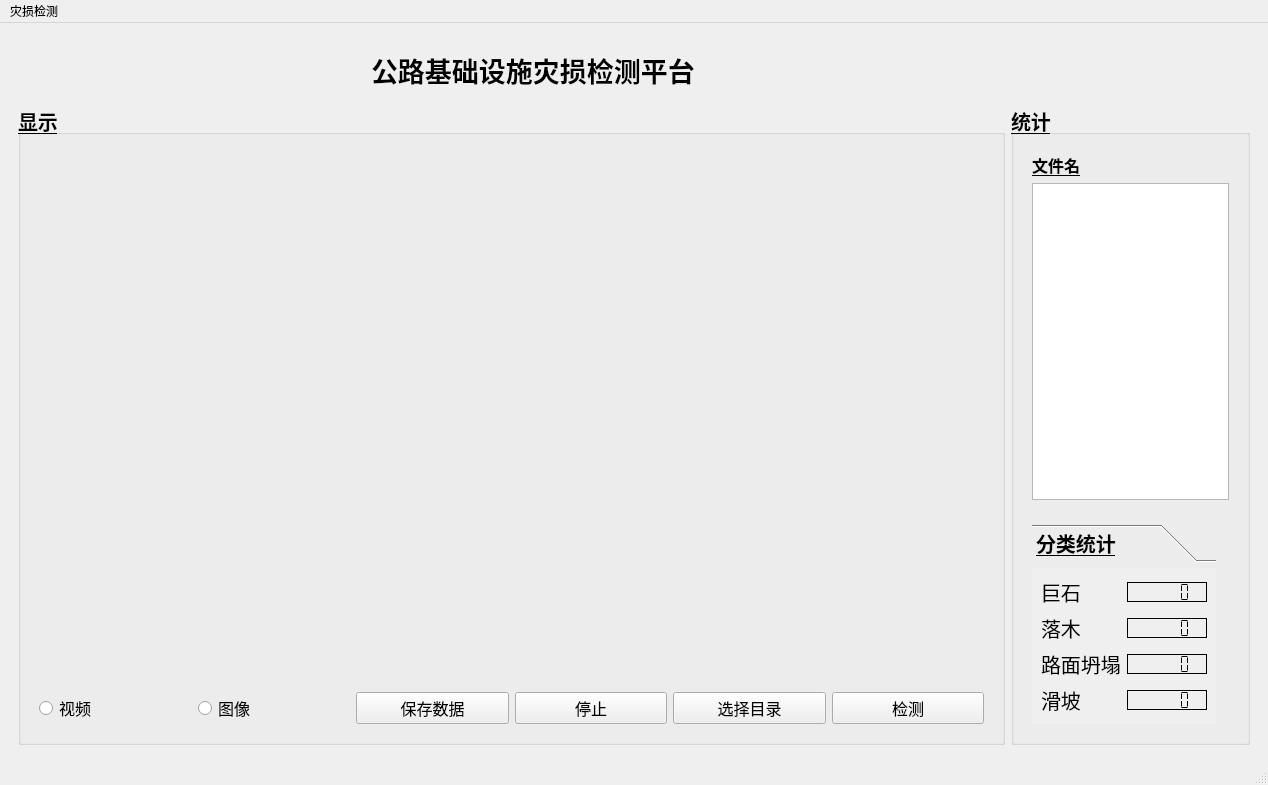
<?xml version="1.0" encoding="UTF-8"?>
<ui version="4.0">
 <class>MainWindow</class>
 <widget class="QMainWindow" name="MainWindow">
  <property name="geometry">
   <rect>
    <x>0</x>
    <y>0</y>
    <width>1268</width>
    <height>785</height>
   </rect>
  </property>
  <property name="sizePolicy">
   <sizepolicy hsizetype="Maximum" vsizetype="Preferred">
    <horstretch>0</horstretch>
    <verstretch>0</verstretch>
   </sizepolicy>
  </property>
  <property name="font">
   <font>
    <underline>false</underline>
   </font>
  </property>
  <property name="windowTitle">
   <string/>
  </property>
  <widget class="QWidget" name="centralwidget">
   <layout class="QGridLayout" name="gridLayout">
    <item row="0" column="1" rowspan="3" colspan="2">
     <widget class="QWidget" name="horizontalWidget" native="true">
      <property name="sizePolicy">
       <sizepolicy hsizetype="Expanding" vsizetype="Expanding">
        <horstretch>0</horstretch>
        <verstretch>0</verstretch>
       </sizepolicy>
      </property>
      <layout class="QGridLayout" name="gridLayout_3">
       <item row="0" column="0">
        <widget class="QFrame" name="horizontalFrame">
         <layout class="QHBoxLayout" name="horizontalLayout_2">
          <item>
           <spacer name="horizontalSpacer">
            <property name="orientation">
             <enum>Qt::Orientation::Horizontal</enum>
            </property>
            <property name="sizeHint" stdset="0">
             <size>
              <width>50</width>
              <height>20</height>
             </size>
            </property>
           </spacer>
          </item>
          <item>
           <widget class="QLabel" name="label_2">
            <property name="sizePolicy">
             <sizepolicy hsizetype="Maximum" vsizetype="Preferred">
              <horstretch>0</horstretch>
              <verstretch>0</verstretch>
             </sizepolicy>
            </property>
            <property name="maximumSize">
             <size>
              <width>60</width>
              <height>60</height>
             </size>
            </property>
            <property name="text">
             <string/>
            </property>
            <property name="textFormat">
             <enum>Qt::TextFormat::AutoText</enum>
            </property>
            <property name="pixmap">
             <pixmap>images.jpeg</pixmap>
            </property>
            <property name="scaledContents">
             <bool>true</bool>
            </property>
           </widget>
          </item>
          <item>
           <widget class="QLabel" name="label_6">
            <property name="sizePolicy">
             <sizepolicy hsizetype="Maximum" vsizetype="Preferred">
              <horstretch>0</horstretch>
              <verstretch>0</verstretch>
             </sizepolicy>
            </property>
            <property name="font">
             <font>
              <pointsize>20</pointsize>
              <bold>true</bold>
              <underline>false</underline>
             </font>
            </property>
            <property name="text">
             <string>    公路基础设施灾损检测平台</string>
            </property>
           </widget>
          </item>
          <item>
           <spacer name="horizontalSpacer_2">
            <property name="orientation">
             <enum>Qt::Orientation::Horizontal</enum>
            </property>
            <property name="sizeHint" stdset="0">
             <size>
              <width>40</width>
              <height>20</height>
             </size>
            </property>
           </spacer>
          </item>
         </layout>
        </widget>
       </item>
       <item row="1" column="0">
        <widget class="QGroupBox" name="groupBox_3">
         <property name="sizePolicy">
          <sizepolicy hsizetype="MinimumExpanding" vsizetype="Preferred">
           <horstretch>0</horstretch>
           <verstretch>0</verstretch>
          </sizepolicy>
         </property>
         <property name="font">
          <font>
           <pointsize>15</pointsize>
           <italic>false</italic>
           <bold>true</bold>
           <underline>true</underline>
           <kerning>true</kerning>
           <hintingpreference>PreferDefaultHinting</hintingpreference>
          </font>
         </property>
         <property name="focusPolicy">
          <enum>Qt::FocusPolicy::NoFocus</enum>
         </property>
         <property name="autoFillBackground">
          <bool>false</bool>
         </property>
         <property name="title">
          <string>显示</string>
         </property>
         <property name="alignment">
          <set>Qt::AlignmentFlag::AlignLeading|Qt::AlignmentFlag::AlignLeft|Qt::AlignmentFlag::AlignTop</set>
         </property>
         <property name="flat">
          <bool>false</bool>
         </property>
         <layout class="QVBoxLayout" name="_2">
          <item>
           <layout class="QVBoxLayout" name="verticalLayout_3">
            <item>
             <widget class="QLabel" name="label_display">
              <property name="sizePolicy">
               <sizepolicy hsizetype="Expanding" vsizetype="Expanding">
                <horstretch>2</horstretch>
                <verstretch>2</verstretch>
               </sizepolicy>
              </property>
              <property name="text">
               <string/>
              </property>
             </widget>
            </item>
            <item>
             <widget class="QWidget" name="widget_2" native="true">
              <property name="sizePolicy">
               <sizepolicy hsizetype="Preferred" vsizetype="Preferred">
                <horstretch>0</horstretch>
                <verstretch>0</verstretch>
               </sizepolicy>
              </property>
              <layout class="QHBoxLayout" name="horizontalLayout">
               <item>
                <widget class="QRadioButton" name="radioButton_video_mode">
                 <property name="font">
                  <font>
                   <pointsize>12</pointsize>
                   <italic>false</italic>
                   <bold>false</bold>
                   <underline>false</underline>
                   <kerning>true</kerning>
                   <hintingpreference>PreferDefaultHinting</hintingpreference>
                  </font>
                 </property>
                 <property name="text">
                  <string>视频</string>
                 </property>
                </widget>
               </item>
               <item>
                <widget class="QRadioButton" name="radioButton_image_mode">
                 <property name="font">
                  <font>
                   <pointsize>12</pointsize>
                   <italic>false</italic>
                   <bold>false</bold>
                   <underline>false</underline>
                   <kerning>true</kerning>
                   <hintingpreference>PreferDefaultHinting</hintingpreference>
                  </font>
                 </property>
                 <property name="text">
                  <string>图像</string>
                 </property>
                </widget>
               </item>
               <item>
                <widget class="QPushButton" name="pushButton_4">
                 <property name="font">
                  <font>
                   <pointsize>12</pointsize>
                   <italic>false</italic>
                   <bold>false</bold>
                   <underline>false</underline>
                   <kerning>true</kerning>
                   <hintingpreference>PreferDefaultHinting</hintingpreference>
                  </font>
                 </property>
                 <property name="text">
                  <string>保存数据</string>
                 </property>
                </widget>
               </item>
               <item>
                <widget class="QPushButton" name="pushButton_stop">
                 <property name="font">
                  <font>
                   <pointsize>12</pointsize>
                   <italic>false</italic>
                   <bold>false</bold>
                   <underline>false</underline>
                   <kerning>true</kerning>
                   <hintingpreference>PreferDefaultHinting</hintingpreference>
                  </font>
                 </property>
                 <property name="text">
                  <string>停止</string>
                 </property>
                </widget>
               </item>
               <item>
                <widget class="QPushButton" name="pushButton_select_file">
                 <property name="font">
                  <font>
                   <pointsize>12</pointsize>
                   <italic>false</italic>
                   <bold>false</bold>
                   <underline>false</underline>
                   <kerning>true</kerning>
                   <hintingpreference>PreferDefaultHinting</hintingpreference>
                  </font>
                 </property>
                 <property name="text">
                  <string>选择目录</string>
                 </property>
                </widget>
               </item>
               <item>
                <widget class="QPushButton" name="pushButton_Detect">
                 <property name="font">
                  <font>
                   <pointsize>12</pointsize>
                   <italic>false</italic>
                   <bold>false</bold>
                   <underline>false</underline>
                   <kerning>true</kerning>
                   <hintingpreference>PreferDefaultHinting</hintingpreference>
                  </font>
                 </property>
                 <property name="text">
                  <string>检测</string>
                 </property>
                </widget>
               </item>
              </layout>
             </widget>
            </item>
           </layout>
          </item>
         </layout>
        </widget>
       </item>
       <item row="1" column="1">
        <widget class="QGroupBox" name="groupBox">
         <property name="sizePolicy">
          <sizepolicy hsizetype="Fixed" vsizetype="MinimumExpanding">
           <horstretch>1</horstretch>
           <verstretch>1</verstretch>
          </sizepolicy>
         </property>
         <property name="font">
          <font>
           <pointsize>15</pointsize>
           <bold>true</bold>
           <underline>true</underline>
           <kerning>true</kerning>
          </font>
         </property>
         <property name="title">
          <string>统计</string>
         </property>
         <layout class="QVBoxLayout" name="verticalLayout_2">
          <item>
           <widget class="QWidget" name="widget" native="true">
            <property name="sizePolicy">
             <sizepolicy hsizetype="Preferred" vsizetype="Minimum">
              <horstretch>0</horstretch>
              <verstretch>0</verstretch>
             </sizepolicy>
            </property>
            <layout class="QVBoxLayout" name="verticalLayout">
             <item>
              <widget class="QLabel" name="label_7">
               <property name="sizePolicy">
                <sizepolicy hsizetype="Preferred" vsizetype="Maximum">
                 <horstretch>0</horstretch>
                 <verstretch>0</verstretch>
                </sizepolicy>
               </property>
               <property name="font">
                <font>
                 <pointsize>12</pointsize>
                 <bold>true</bold>
                 <underline>true</underline>
                 <kerning>true</kerning>
                </font>
               </property>
               <property name="text">
                <string>文件名</string>
               </property>
              </widget>
             </item>
             <item>
              <widget class="QListView" name="listView">
               <property name="sizePolicy">
                <sizepolicy hsizetype="MinimumExpanding" vsizetype="Minimum">
                 <horstretch>0</horstretch>
                 <verstretch>0</verstretch>
                </sizepolicy>
               </property>
               <property name="minimumSize">
                <size>
                 <width>120</width>
                 <height>100</height>
                </size>
               </property>
               <property name="maximumSize">
                <size>
                 <width>197</width>
                 <height>600</height>
                </size>
               </property>
               <property name="font">
                <font>
                 <pointsize>12</pointsize>
                 <italic>false</italic>
                 <bold>false</bold>
                 <underline>true</underline>
                 <kerning>true</kerning>
                 <hintingpreference>PreferDefaultHinting</hintingpreference>
                </font>
               </property>
              </widget>
             </item>
            </layout>
           </widget>
          </item>
          <item>
           <widget class="QWidget" name="horizontalWidget" native="true">
            <property name="sizePolicy">
             <sizepolicy hsizetype="Preferred" vsizetype="Maximum">
              <horstretch>0</horstretch>
              <verstretch>0</verstretch>
             </sizepolicy>
            </property>
            <layout class="QFormLayout" name="formLayout">
             <item row="2" column="0">
              <widget class="QToolBox" name="toolBox">
               <property name="frameShadow">
                <enum>QFrame::Shadow::Plain</enum>
               </property>
               <widget class="QWidget" name="widget">
                <property name="geometry">
                 <rect>
                  <x>0</x>
                  <y>0</y>
                  <width>184</width>
                  <height>152</height>
                 </rect>
                </property>
                <attribute name="label">
                 <string>分类统计</string>
                </attribute>
                <layout class="QGridLayout" name="gridLayout_2">
                 <item row="3" column="1">
                  <widget class="QLCDNumber" name="lcdNumber_landslide">
                   <property name="minimumSize">
                    <size>
                     <width>80</width>
                     <height>0</height>
                    </size>
                   </property>
                   <property name="maximumSize">
                    <size>
                     <width>50</width>
                     <height>20</height>
                    </size>
                   </property>
                   <property name="font">
                    <font>
                     <family>Ubuntu</family>
                     <pointsize>20</pointsize>
                     <italic>false</italic>
                     <bold>true</bold>
                     <underline>true</underline>
                     <kerning>true</kerning>
                    </font>
                   </property>
                   <property name="accessibleDescription">
                    <string notr="true"/>
                   </property>
                   <property name="autoFillBackground">
                    <bool>true</bool>
                   </property>
                   <property name="styleSheet">
                    <string>font: 700 20pt &quot;Ubuntu&quot;;</string>
                   </property>
                   <property name="frameShadow">
                    <enum>QFrame::Shadow::Plain</enum>
                   </property>
                   <property name="lineWidth">
                    <number>1</number>
                   </property>
                   <property name="midLineWidth">
                    <number>1</number>
                   </property>
                   <property name="segmentStyle">
                    <enum>QLCDNumber::SegmentStyle::Flat</enum>
                   </property>
                  </widget>
                 </item>
                 <item row="0" column="1">
                  <widget class="QLCDNumber" name="lcdNumber_stone">
                   <property name="minimumSize">
                    <size>
                     <width>80</width>
                     <height>0</height>
                    </size>
                   </property>
                   <property name="maximumSize">
                    <size>
                     <width>50</width>
                     <height>20</height>
                    </size>
                   </property>
                   <property name="font">
                    <font>
                     <family>Ubuntu</family>
                     <pointsize>20</pointsize>
                     <italic>false</italic>
                     <bold>true</bold>
                     <underline>true</underline>
                     <kerning>true</kerning>
                    </font>
                   </property>
                   <property name="accessibleDescription">
                    <string notr="true"/>
                   </property>
                   <property name="autoFillBackground">
                    <bool>true</bool>
                   </property>
                   <property name="styleSheet">
                    <string notr="true">font: 700 20pt &quot;Ubuntu&quot;;</string>
                   </property>
                   <property name="frameShadow">
                    <enum>QFrame::Shadow::Plain</enum>
                   </property>
                   <property name="lineWidth">
                    <number>1</number>
                   </property>
                   <property name="midLineWidth">
                    <number>1</number>
                   </property>
                   <property name="segmentStyle">
                    <enum>QLCDNumber::SegmentStyle::Flat</enum>
                   </property>
                  </widget>
                 </item>
                 <item row="1" column="1">
                  <widget class="QLCDNumber" name="lcdNumber_fallentree">
                   <property name="minimumSize">
                    <size>
                     <width>80</width>
                     <height>0</height>
                    </size>
                   </property>
                   <property name="maximumSize">
                    <size>
                     <width>50</width>
                     <height>20</height>
                    </size>
                   </property>
                   <property name="font">
                    <font>
                     <family>Ubuntu</family>
                     <pointsize>20</pointsize>
                     <italic>false</italic>
                     <bold>true</bold>
                     <underline>true</underline>
                     <kerning>true</kerning>
                    </font>
                   </property>
                   <property name="accessibleDescription">
                    <string notr="true"/>
                   </property>
                   <property name="autoFillBackground">
                    <bool>true</bool>
                   </property>
                   <property name="styleSheet">
                    <string>font: 700 20pt &quot;Ubuntu&quot;;</string>
                   </property>
                   <property name="frameShadow">
                    <enum>QFrame::Shadow::Plain</enum>
                   </property>
                   <property name="lineWidth">
                    <number>1</number>
                   </property>
                   <property name="midLineWidth">
                    <number>1</number>
                   </property>
                   <property name="segmentStyle">
                    <enum>QLCDNumber::SegmentStyle::Flat</enum>
                   </property>
                  </widget>
                 </item>
                 <item row="1" column="0">
                  <widget class="QLabel" name="label">
                   <property name="font">
                    <font>
                     <pointsize>15</pointsize>
                     <bold>false</bold>
                     <underline>false</underline>
                     <kerning>true</kerning>
                    </font>
                   </property>
                   <property name="text">
                    <string>落木</string>
                   </property>
                  </widget>
                 </item>
                 <item row="2" column="0">
                  <widget class="QLabel" name="label_3">
                   <property name="font">
                    <font>
                     <pointsize>15</pointsize>
                     <bold>false</bold>
                     <underline>false</underline>
                     <kerning>true</kerning>
                    </font>
                   </property>
                   <property name="text">
                    <string>路面坍塌</string>
                   </property>
                  </widget>
                 </item>
                 <item row="3" column="0">
                  <widget class="QLabel" name="label_5">
                   <property name="font">
                    <font>
                     <pointsize>15</pointsize>
                     <bold>false</bold>
                     <underline>false</underline>
                     <kerning>true</kerning>
                    </font>
                   </property>
                   <property name="text">
                    <string>滑坡</string>
                   </property>
                  </widget>
                 </item>
                 <item row="2" column="1">
                  <widget class="QLCDNumber" name="lcdNumber_roadcollapse">
                   <property name="minimumSize">
                    <size>
                     <width>80</width>
                     <height>0</height>
                    </size>
                   </property>
                   <property name="maximumSize">
                    <size>
                     <width>50</width>
                     <height>20</height>
                    </size>
                   </property>
                   <property name="font">
                    <font>
                     <family>Ubuntu</family>
                     <pointsize>20</pointsize>
                     <italic>false</italic>
                     <bold>true</bold>
                     <underline>true</underline>
                     <kerning>true</kerning>
                    </font>
                   </property>
                   <property name="accessibleDescription">
                    <string notr="true"/>
                   </property>
                   <property name="autoFillBackground">
                    <bool>true</bool>
                   </property>
                   <property name="styleSheet">
                    <string>font: 700 20pt &quot;Ubuntu&quot;;</string>
                   </property>
                   <property name="frameShadow">
                    <enum>QFrame::Shadow::Plain</enum>
                   </property>
                   <property name="lineWidth">
                    <number>1</number>
                   </property>
                   <property name="midLineWidth">
                    <number>1</number>
                   </property>
                   <property name="segmentStyle">
                    <enum>QLCDNumber::SegmentStyle::Flat</enum>
                   </property>
                  </widget>
                 </item>
                 <item row="0" column="0">
                  <widget class="QLabel" name="label_4">
                   <property name="font">
                    <font>
                     <pointsize>15</pointsize>
                     <bold>false</bold>
                     <underline>false</underline>
                     <kerning>true</kerning>
                    </font>
                   </property>
                   <property name="text">
                    <string>巨石</string>
                   </property>
                  </widget>
                 </item>
                </layout>
               </widget>
              </widget>
             </item>
            </layout>
           </widget>
          </item>
         </layout>
        </widget>
       </item>
      </layout>
     </widget>
    </item>
   </layout>
  </widget>
  <widget class="QMenuBar" name="menubar">
   <property name="geometry">
    <rect>
     <x>0</x>
     <y>0</y>
     <width>1268</width>
     <height>27</height>
    </rect>
   </property>
   <widget class="QMenu" name="menuhi">
    <property name="title">
     <string>灾损检测</string>
    </property>
   </widget>
   <addaction name="menuhi"/>
  </widget>
  <widget class="QStatusBar" name="statusbar"/>
 </widget>
 <resources/>
 <connections>
  <connection>
   <sender>MainWindow</sender>
   <signal>destroyed()</signal>
   <receiver>MainWindow</receiver>
   <slot>close()</slot>
   <hints>
    <hint type="sourcelabel">
     <x>633</x>
     <y>392</y>
    </hint>
    <hint type="destinationlabel">
     <x>633</x>
     <y>392</y>
    </hint>
   </hints>
  </connection>
 </connections>
</ui>
